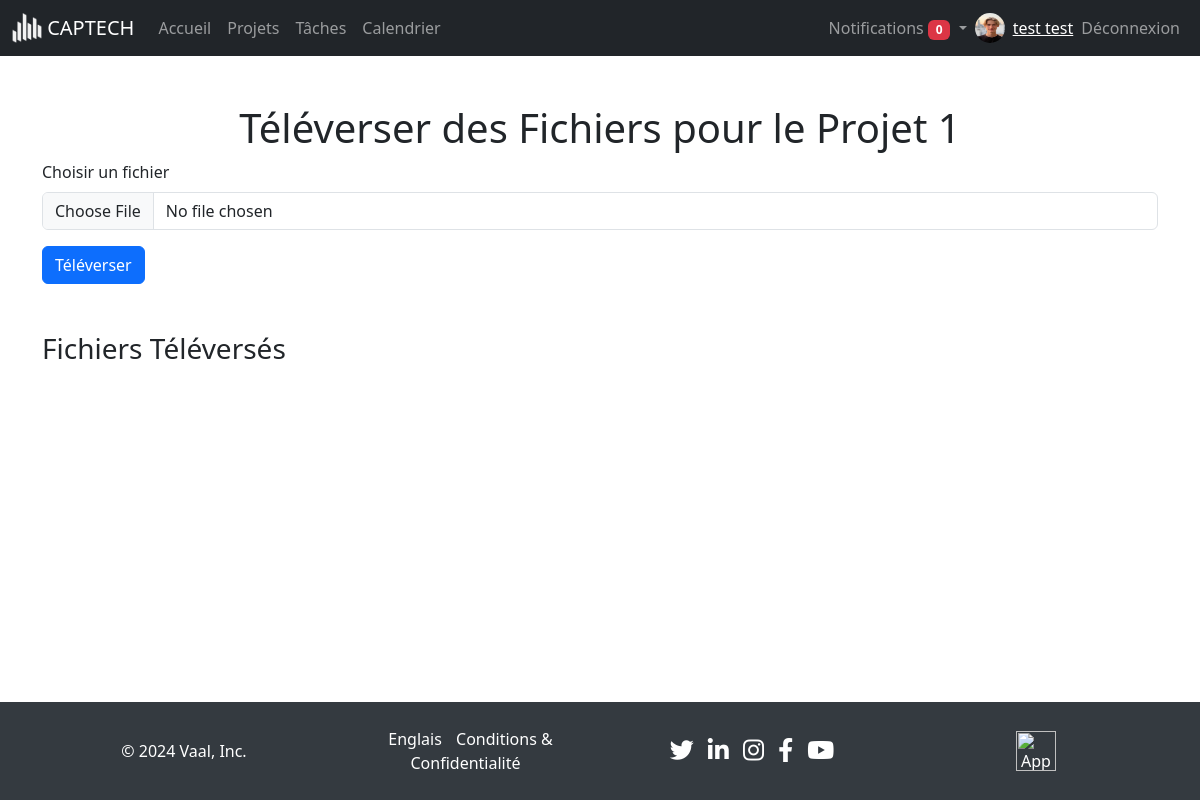
Before: /views/messages/upload.php?project_id=8 (signed in) with the older database file.
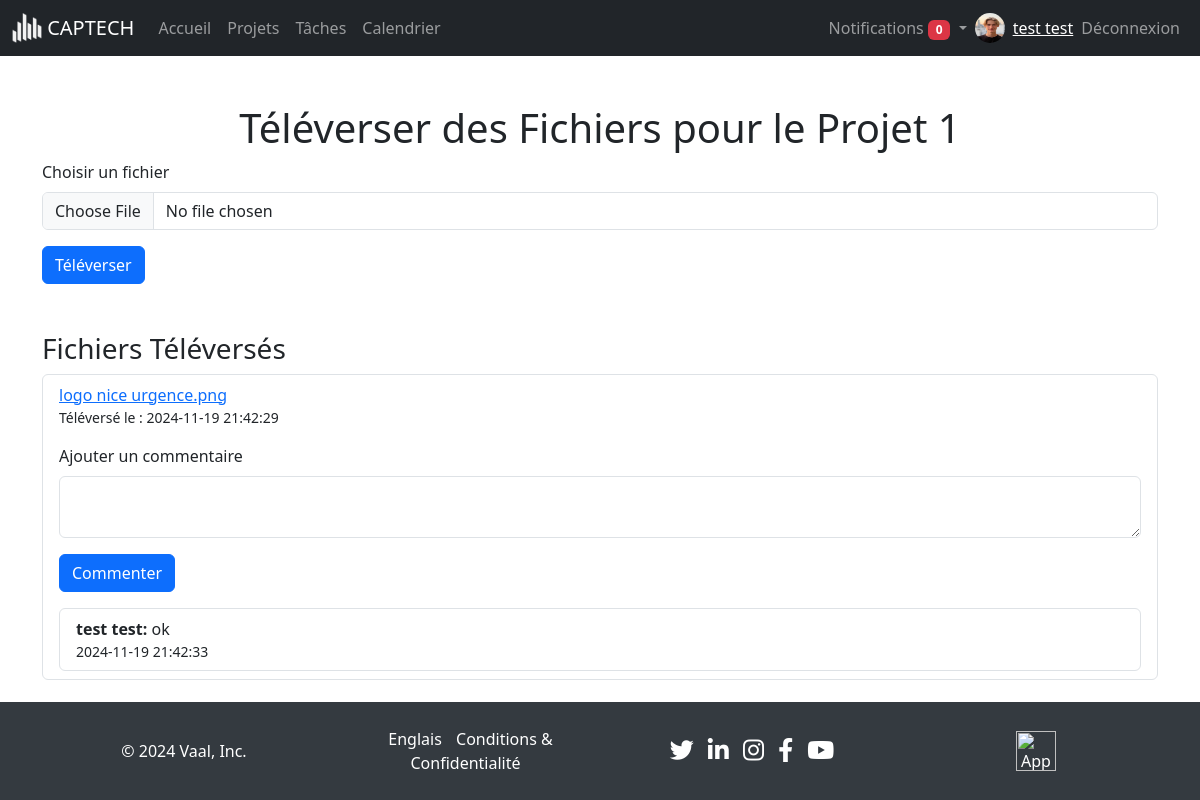
After: the same page with the newer database file.
### tables this page shows
CREATE TABLE `files` (
  `id` int(11) NOT NULL,
  `project_id` int(11) DEFAULT NULL,
  `uploader_id` int(11) DEFAULT NULL,
  `file_path` varchar(255) NOT NULL,
  `upload_timestamp` timestamp NOT NULL DEFAULT current_timestamp()
);

CREATE TABLE `file_comments` (
  `id` int(11) NOT NULL,
  `file_id` int(11) DEFAULT NULL,
  `commenter_id` int(11) DEFAULT NULL,
  `comment` text DEFAULT NULL,
  `comment_timestamp` timestamp NOT NULL DEFAULT current_timestamp()
);

CREATE TABLE `users` (
  `id` int(11) NOT NULL,
  `profile` varchar(255) NOT NULL,
  `nom` varchar(50) NOT NULL,
  `prenom` varchar(255) NOT NULL,
  `email` varchar(100) NOT NULL,
  `password` varchar(255) NOT NULL,
  `role` enum('member','manager','admin') DEFAULT 'member',
  `activation` enum('oui','non') NOT NULL DEFAULT 'non'
);

### views/messages/upload.php (the view, shortened to what this page needs)
<?php
include '../../includes/navbar.php';
$project_id = $_GET['project_id'];
$project_name = '';
try {
    $stmt = $pdo->prepare("SELECT title FROM projects WHERE id = ?");
    $stmt->execute([$project_id]);
    $project = $stmt->fetch(PDO::FETCH_ASSOC);
    if ($project) {
        $project_name = $project['title'];
    } else {
        $error = "Projet introuvable.";
    }
} catch (PDOException $e) {
    $error = "Erreur : " . $e->getMessage();
}
try {
    $stmt = $pdo->prepare("SELECT * FROM Files WHERE project_id = ?");
    $stmt->execute([$project_id]);
    $files = $stmt->fetchAll();
} catch (PDOException $e) {
    $error = "Erreur : " . $e->getMessage();
}
?>
<!DOCTYPE html>
<html lang="fr">
<head>
    <link href="https://cdn.jsdelivr.net/npm/bootstrap@5.3.3/dist/css/bootstrap.min.css" rel="stylesheet">
    <link href="https://cdn.jsdelivr.net/npm/bootstrap-icons/font/bootstrap-icons.css" rel="stylesheet">
    <link href="../../assets/css/style.css" rel="stylesheet">
</head>
<body>
<div class="container mt-5">
    <h1 class="text-center">Téléverser des Fichiers pour le Projet <?php echo htmlspecialchars($project_name); ?></h1>
    <form method="POST" action="upload.php?project_id=<?php echo $project_id; ?>" enctype="multipart/form-data">
        <div class="mb-3">
            <label for="file" class="form-label">Choisir un fichier</label>
            <input type="file" class="form-control" id="file" name="file" required>
        </div>
        <button type="submit" class="btn btn-primary">Téléverser</button>
    </form>
    <div class="mt-5">
        <h3>Fichiers Téléversés</h3>
        <ul class="list-group">
            <?php foreach ($files as $file): ?>
                <li class="list-group-item">
                    <a href="<?php echo htmlspecialchars($file['file_path']); ?>" target="_blank"><?php echo htmlspecialchars(basename($file['file_path'])); ?></a>
                    <br><small>Téléversé le : <?php echo htmlspecialchars($file['upload_timestamp']); ?></small>
                    <form method="POST" action="upload.php?project_id=<?php echo $project_id; ?>" class="mt-3">
                        <div class="mb-3">
                            <label for="comment" class="form-label">Ajouter un commentaire</label>
                            <textarea class="form-control" id="comment" name="comment" rows="2" required></textarea>
                        </div>
                        <button type="submit" class="btn btn-primary">Commenter</button>
                    </form>
                    <?php
                    $commentsStmt = $pdo->prepare("
                        SELECT file_comments.*, Users.nom, Users.prenom
                        FROM file_comments
                        JOIN Users ON file_comments.commenter_id = Users.id
                        WHERE file_comments.file_id = ?
                    ");
                    $commentsStmt->execute([$file['id']]);
                    $comments = $commentsStmt->fetchAll();
                    ?>
                    <ul class="list-group mt-3">
                        <?php foreach ($comments as $comment): ?>
                            <li class="list-group-item">
                                <strong><?php echo htmlspecialchars($comment['prenom']) . ' ' . htmlspecialchars($comment['nom']); ?>:</strong> <?php echo htmlspecialchars($comment['comment']); ?>
                                <br><small><?php echo htmlspecialchars($comment['comment_timestamp']); ?></small>
                            </li>
                        <?php endforeach; ?>
                    </ul>
                </li>
            <?php endforeach; ?>
        </ul>
    </div>
</div>
<?php include '../../includes/footer.php'; ?>
</body>
</html>

Changed rows visible on the page:
added files: file_path "logo nice urgence.png", upload_timestamp "2024-11-19 21:42:29"
added file_comments: commenter.prenom "test", commenter.nom "test", comment "ok", comment_timestamp "2024-11-19 21:42:33"
